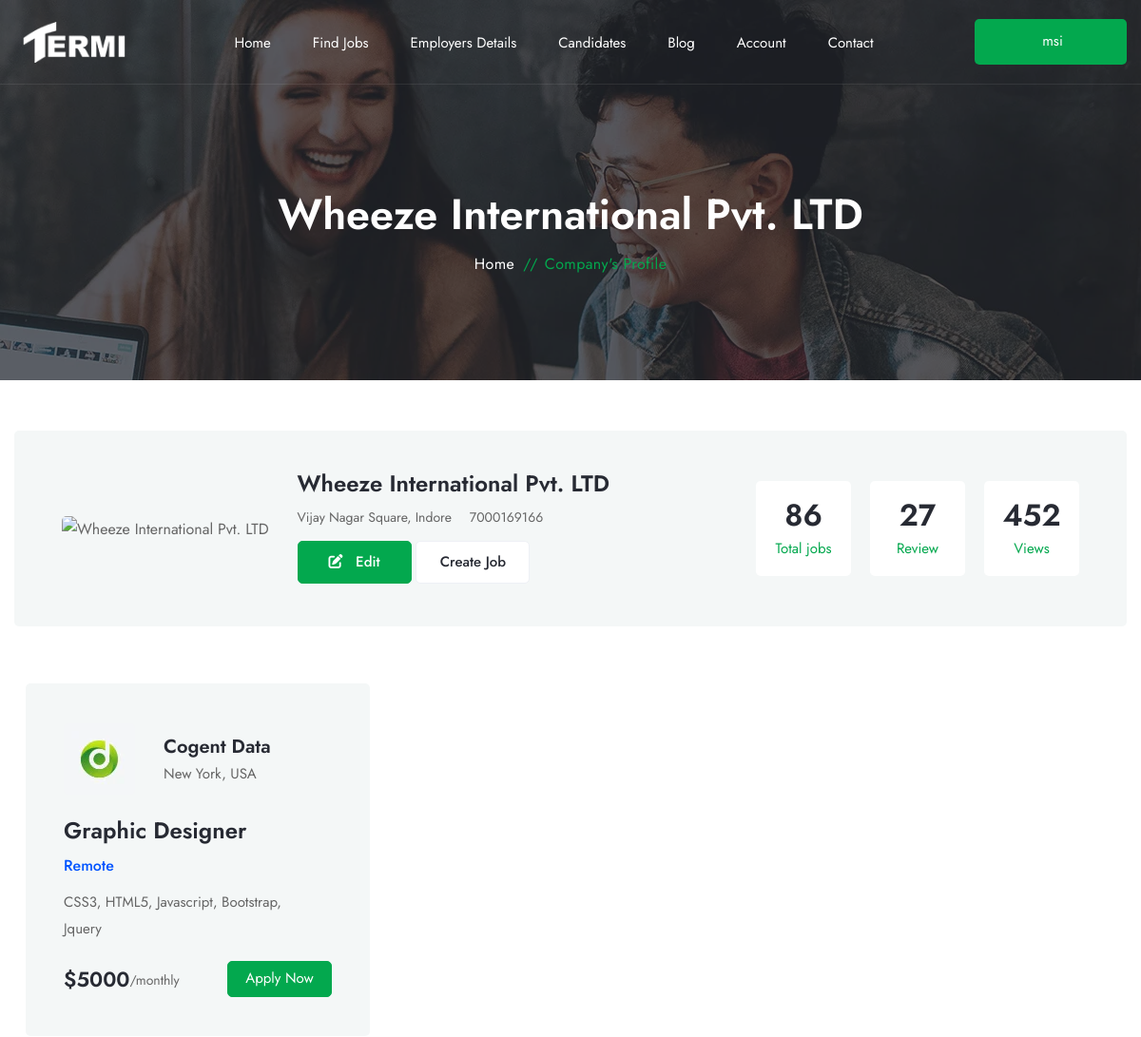
/company_profile/ (signed in, upper part), run on an earlier commit of the app's database.
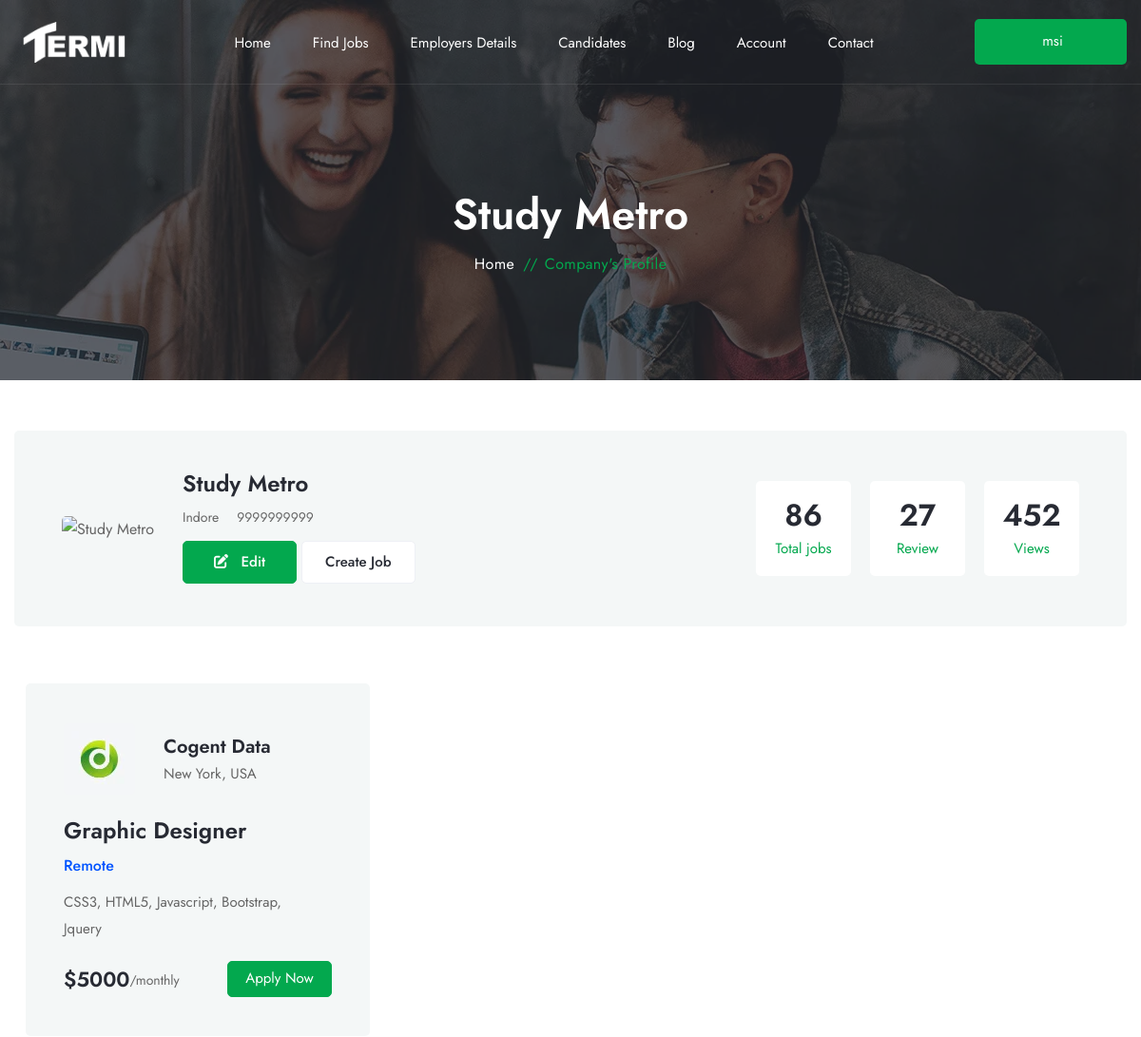
And on a later commit of the database.
### intern/models.py (models this page shows, shortened)
class Company_profile(models.Model):
    user = models.OneToOneField(User, on_delete=models.DO_NOTHING)
    cname = models.CharField(max_length=100)
    cemail = models.EmailField(max_length=100)
    clocation = models.CharField(max_length=1000)
    cphone = models.IntegerField(null=True, blank=False)
    cimage = models.ImageField(
        blank=False, upload_to='cprofile_img')
    cdescription = models.CharField(max_length=5000)
    created_at = models.DateTimeField(auto_now_add=True)

### intern/views.py (the view)
# urls.py: path('company_profile/', views.company_profile, name='company_profile'),
def company_profile(request):
    current_user = request.user
    if current_user:
        company_obj = Company_profile.objects.filter(user=current_user).first()
        print(company_obj.cimage)
        return render(request, 'company_profile.html', {'company': company_obj})
    else:
        return render(request, 'company_profile.html')

### intern/templates/company_profile.html (shortened to what the changed rows need)
{% extends 'base.html' %} {% load static %} {% block content %}
  <div
    class="page-header-area sec-overlay sec-overlay-black"
    data-bg-img="{% static 'img/photos/bg2.webp' %}"
  >
    <div class="container pt--0 pb--0">
      <div class="row">
        <div class="col-12">
          <div class="page-header-content">
            <h2 class="title">{{company.cname}}</h2>
            <nav class="breadcrumb-area">
              <ul class="breadcrumb justify-content-center">
              </ul>
            </nav>
          </div>
        </div>
      </div>
    </div>
  </div>
  <div class="container" style="margin-top: -60px">
    <div class="row">
      <div class="col-12">
        <div class="employers-details-wrap">
          <div class="employers-details-info">
            <div class="content">
              <h4 class="title">{{company.cname}}</h4>
              <ul class="info-list">
                <li>
                  {{company.clocation}}
                </li>
                {% if user.is_authenticated %}
                <li> {{company.cphone}}</li>
                {% endif %}
              </ul>
              <a href="{% url 'edit_company' company.cname %}">
                <button type="button" class="btn-theme">
                </button></a
              >
              {% if user.is_authenticated %}
              <button type="button" class="btn-theme btn-white">
                Create Job
              </button>
              {% else %}
              <button type="button" class="btn-theme btn-white">
                Add Review
              </button>
              {% endif %}
            </div>
          </div>
        </div>
      </div>
    </div>
  </div>
{% endblock content %}

What changed in the data, as far as the page shows it:
removed Company_profile: cname "Wheeze International Pvt. LTD", clocation "Vijay Nagar Square, Indore", cphone "7000169166"
added Company_profile: cname "Study Metro", clocation "Indore", cphone "9999999999"
